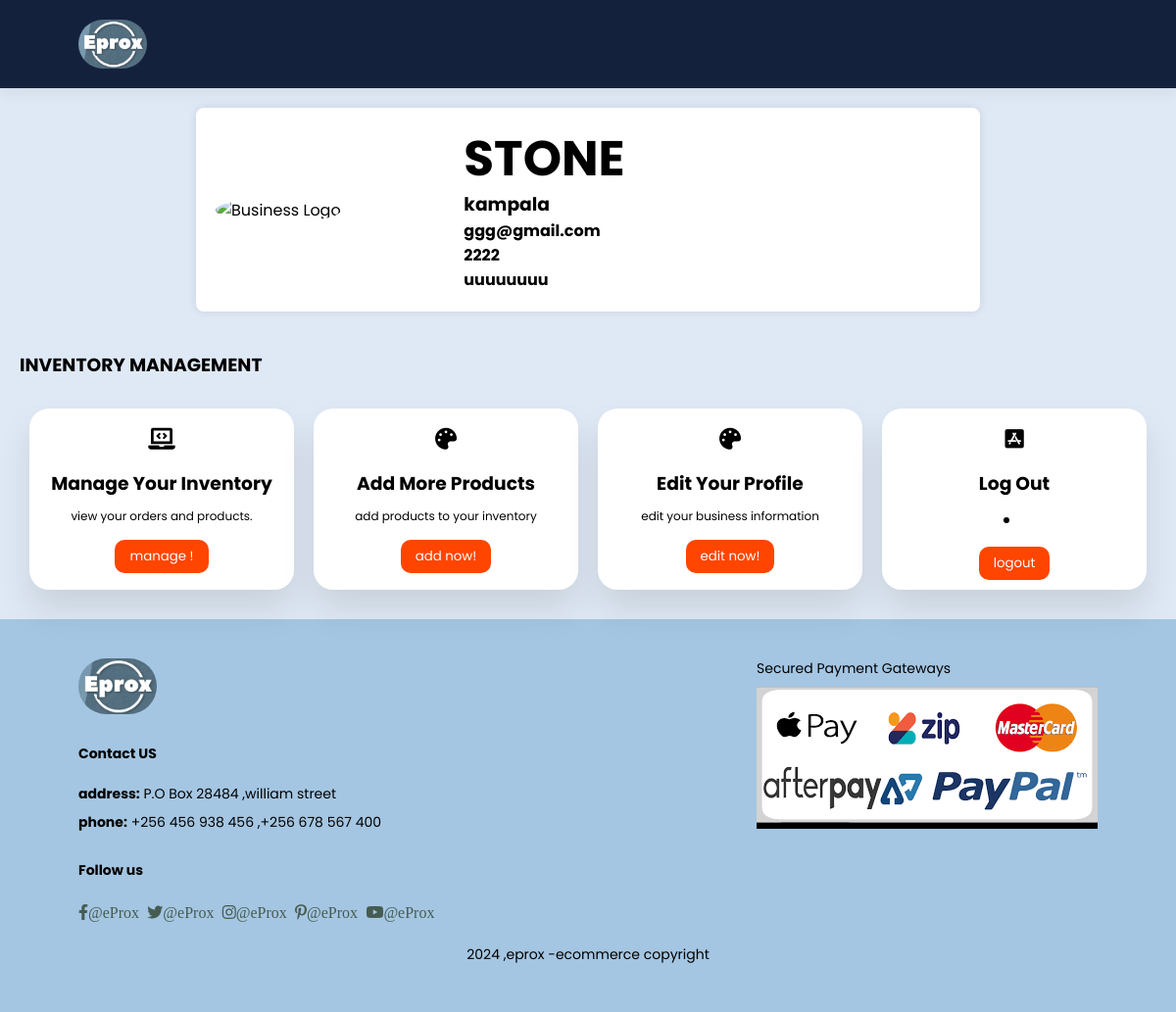
Screenshot of /business1/ (signed in) with the database file from the repository.
### eProx/models.py (models this page shows, shortened)
class Business(models.Model):
    user = models.OneToOneField(User, on_delete = models.CASCADE, null = True, blank = True)
    name= models.CharField(max_length=100)
    location=models.CharField(max_length=100)
    email = models.EmailField()
    contacts=models.CharField(max_length=20)
    description=models.TextField(max_length =500)
    logo = models.ImageField(upload_to='business_logos/', blank=True, null=True)#Only the logo is optional.

### eProx/decorators.py (the view)
        def wrapper_func(request,*args,**kwargs):
            group=None
            if request.user.groups.exists():
                group = request.user.groups.all()[0].name
            if group in allowed_roles:
                return view_func(request,*args,**kwargs)
            else:
                return render(request, 'eProx/403.html',{})

### eProx/views.py (called while the page is built)
@allowed_users(allowed_roles=['Business','Admin'])
def business(request):
    user = request.user
    business = Business.objects.get(user=user)
    return render(request, 'eProx/business1.html', {'business_profile': business})

### eProx/templates/eProx/business1.html (shortened to what this page needs)
{% load static %}
<!DOCTYPE html>
<html lang="en">
    <head>
        <link rel="stylesheet" href="https://cdnjs.cloudflare.com/ajax/libs/font-awesome/5.15.4/css/all.min.css" >
        <link rel="stylesheet" href="{% static 'CSS/styles.css' %}">
    </head>
    <body>
        <section id="header">
            <img src="{% static 'images/logo.jpg' %}" class="logo" alt="">
        </section>
<!DOCTYPE html>
<html>
    <head>
        <link rel="stylesheet" href="{% static 'css/business1.css' %}"/>
        <link rel="stylesheet" href="https://cdnjs.cloudflare.com/ajax/libs/font-awesome/5.15.4/css/all.min.css" />
    </head>
    <body>
            <div class="container mt-5">
                <div class="logo-container">
                    <img src="" alt="Business Logo" class="logo">
                </div>
                <div class="business-info">
                    <h1>{{ business_profile.name }}</h1>
                    <h3>{{ business_profile.location }}</h3>
                    <p><strong>{{ business_profile.email }}</strong></p>
                    <p><strong>{{ business_profile.contacts }}</strong></p>
                    <p><strong>{{ business_profile.description }}</strong></p>
                </div>
            </div>
            <section class="main">
                <div class="main-top">
                    <h3>INVENTORY   MANAGEMENT</h3>
                </div>
                <div class="main-products">
                    <div class="card">
                        <i class="fas fa-laptop-code"></i>
                        <h3>Manage your Inventory</h3>
                        <p>view your orders and products.</p>
                        <a href="{% url 'manage' %}">
                            <button>manage !</button>
                        </a>
                    </div>
                    <div class="card">
                        <i class="fas fa-palette"></i>
                        <h3>Add More Products</h3>
                        <p>add products to your inventory</p>
                        <a href="{% url 'regproduct'%}">
                            <button>add now!</button>
                        </a>
                    </div>
                    <div class="card">
                        <i class="fas fa-palette"></i>
                        <h3>Edit your profile</h3>
                        <p>edit your business information</p>
                        <a href="{% url 'edit_business'%}">
                            <button>edit now!</button>
                        </a>
                    </div>
                    <div class="card">
                        <i class="fab fa-app-store-ios"></i>
                        <h3>Log Out</h3>
                        <li>
                            <form action="{% url 'logout' %}" method="post">
                                <button type="submit" class="#">logout</button>
                            </form>
                        </li>
                    </div>
                </div>
                </section>
        <footer class="section-p1">
            <div class="col">
                <img class="logo"src="{% static 'images/logo.jpg' %}">
                <h4>Contact US</h4>
                <p><strong>address:</strong> P.O Box 28484 ,william street</p>
                <p><strong>phone:</strong> +256 456 938 456 ,+256 678 567 400</p>
                <div class="follow">
                    <h4>Follow us</h4>
                    <div class="icon">
                        <i class="fab fa-facebook-f">@eProx</i>
                        <i class="fab fa-twitter">@eProx</i>
                        <i class="fab fa-instagram">@eProx</i>
                        <i class="fab fa-pinterest-p">@eProx</i>
                        <i class="fab fa-youtube">@eProx</i>
                    </div>
                </div>
            </div>
            <div class="col install">
                <p>Secured Payment Gateways</p>
                <img src="img/payment2.png">
            </div>
            <div class="copyright">
                <p> 2024 ,eprox -ecommerce copyright</p>
            </div>
        </footer>
    </body>
</html>

### eProx/static/CSS/styles.css (style rules this page uses)
* { margin: 0; padding: 0; box-sizing: border-box; font-family: 'Spartan',sans-serif; }
h1 { font-size: 50px; line-height: 64px; color: #000; }
h4 { font-size: 20px; color: #000; }
p { font-size: 16px; color: #000; margin: 15px 0 20px 0; }
.section-p1 { padding: 40px 80px; }
body { width: 100%; }
#header { display:flex; align-items: center; justify-content: space-between; padding: 20px 80px; background: #14213D; box-shadow: 0 5px 15px rgba(0,0,0,0.06); z-index: 999; position: sticky; top:0; left:0; }
#header .logo { width: 70px; height: auto; border-radius: 30px; }
footer { display: flex; flex-wrap: wrap; justify-content: space-between; background-color: #a4c6e2; text-decoration-color: #21201e; }
footer .col { display: flex; flex-direction: column; align-items: flex-start; margin-bottom: 20px; }
footer .logo { margin-bottom: 30px; width: 80px; height: auto; border-radius: 30px; }
footer h4 { font-size: 14px; padding-bottom: 20px; }
footer p { font-size: 14px; margin: 0 0 8px 0; }
footer .follow { margin-top: 20px; }
footer .follow i { color: #465b52; padding-right: 4px; cursor: pointer; }
footer .copyright { width: 100%; text-align: center; }

### eProx/static/CSS/business1.css (style rules this page uses)
* { margin: 0; padding: 0; outline: none; border: none; text-decoration: none; box-sizing: border-box; font-family: "Poppins", sans-serif; }
body { background: #dfe9f5; }
.container { display: flex; }
.main { position: relative; padding: 20px; width: 100%; }
.main-top { display: flex; width: 100%; }
.main-products { display: flex; margin-top: 20px; }
.main-products .card { width: 25%; margin: 10px; background: #fff; text-align: center; border-radius: 20px; padding: 10px; box-shadow: 0 20px 35px rgba(0, 0, 0, 0.1); }
.main-products .card h3 { margin: 10px; text-transform: capitalize; }
.main-products .card p { font-size: 12px; }
.main-products .card button { background: orangered; color: #fff; padding: 7px 15px; border-radius: 10px; margin-top: 15px; cursor: pointer; }
.main-products .card i { font-size: 22px; padding: 10px; }

### eProx/templates/eProx/business1.html (style rules this page uses)
.container { display: flex; align-items: center; justify-content: space-between; max-width: 800px; margin: 20px auto; background-color: #fff; padding: 20px; border-radius: 8px; box-shadow: 0 0 10px rgba(0, 0, 0, 0.1); }
.logo-container { flex: 1; text-align: left; }
.logo { width: 150px; height: 150px; border-radius: 50%; }
.business-info { flex: 2; text-align: left; }
h1, h2, p { margin: 0; }

### rows the page displays
Business: name "STONE", location "kampala", email "ggg@gmail.com", contacts "2222", description "uuuuuuuu"
